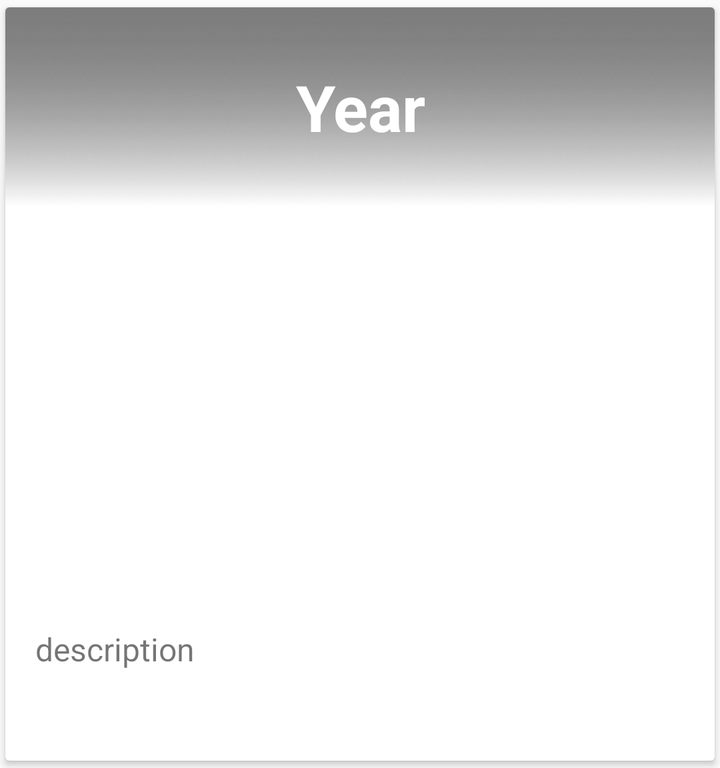
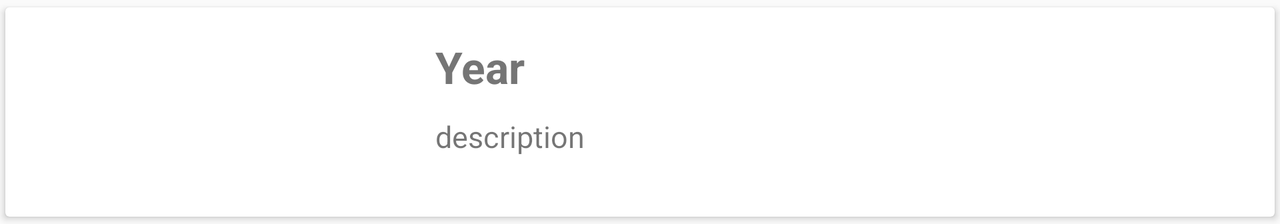

First picture: res/layout/ on a phone held upright. Second picture: the repository's own variant of that layout, on a device whose configuration matches the variant's folder. Source for both follows.
<!-- AndroidManifest.xml: application theme AppTheme -->
<!-- res/layout/history_item.xml -->
<?xml version="1.0" encoding="utf-8"?>
<android.support.v7.widget.CardView
    xmlns:android="http://schemas.android.com/apk/res/android"
    xmlns:app="http://schemas.android.com/apk/res-auto"
    android:id="@+id/eventCard"
    android:layout_width="match_parent"
    android:layout_height="wrap_content"
    android:layout_gravity="bottom"
    app:cardUseCompatPadding="true"
    app:cardCornerRadius="2dp">

    <android.support.constraint.ConstraintLayout
        android:layout_width="match_parent"
        android:layout_height="match_parent">

        <ScrollView
            android:layout_width="match_parent"
            android:layout_height="match_parent"
            app:layout_constraintTop_toTopOf="parent">

            <RelativeLayout
                android:layout_width="wrap_content"
                android:layout_height="wrap_content">

                <ImageView
                    android:id="@+id/eventImage"
                    android:layout_width="match_parent"
                    android:layout_height="300dp"
                    android:src="@drawable/ico"
                    android:layout_alignParentTop="true"/>

                <TextView
                    android:id="@+id/descTextView"
                    android:layout_width="match_parent"
                    android:layout_marginLeft="15dp"
                    android:layout_marginRight="15dp"
                    android:layout_marginTop="10dp"
                    android:layout_marginBottom="15dp"
                    android:layout_height="wrap_content"
                    android:text="description"
                    android:textSize="16sp"
                    android:layout_below="@+id/eventImage"/>

                <TextView
                    android:layout_width="match_parent"
                    android:layout_height="30dp"
                    android:layout_below="@+id/descTextView"/>

            </RelativeLayout>

        </ScrollView>

        <TextView
            android:id="@+id/yearTextView"
            android:layout_width="match_parent"
            android:layout_height="wrap_content"
            android:text="Year"
            android:gravity="center"
            android:textStyle="bold"
            android:textColor="@color/colorPrimary"
            android:textSize="32sp"
            android:background="@drawable/yeartextback"
            app:layout_constraintTop_toTopOf="parent"
            android:alpha="0.95"/>

        <TextView
            android:id="@+id/typeTextView"
            android:layout_width="match_parent"
            android:gravity="center"
            android:textSize="16sp"
            android:textStyle="italic"
            android:layout_height="40dp"
            android:textColor="@color/colorPrimary"
            app:layout_constraintBottom_toBottomOf="parent"/>

    </android.support.constraint.ConstraintLayout>

</android.support.v7.widget.CardView>
<!-- resources referenced by this layout -->
<resources>
  <color name="colorPrimary">#FFFFFF</color>
  <!-- drawable yeartextback: png bitmap (drawable, 5028 bytes) -->
  <!-- from res/values-v23/ -->
  <style name="AppTheme" parent="Theme.AppCompat.Light.NoActionBar">
          <item name="colorPrimary">@color/colorPrimary</item>
          <item name="android:windowLightStatusBar">true</item>
      </style>
</resources>
<!-- res/layout-land/history_item.xml (the repository's variant of the layout above) -->
<!-- drawn on the phone turned sideways -->
<?xml version="1.0" encoding="utf-8"?>
<android.support.v7.widget.CardView
    xmlns:android="http://schemas.android.com/apk/res/android"
    xmlns:app="http://schemas.android.com/apk/res-auto"
    android:id="@+id/eventCard"
    android:layout_width="match_parent"
    android:layout_height="wrap_content"
    android:layout_gravity="bottom"
    app:cardUseCompatPadding="true"
    app:cardCornerRadius="2dp">

    <android.support.constraint.ConstraintLayout
        android:layout_width="match_parent"
        android:layout_height="match_parent">

        <ImageView
            android:id="@+id/eventImage"
            android:layout_width="200dp"
            android:layout_height="match_parent"
            android:src="@drawable/ico"
            app:layout_constraintBottom_toBottomOf="parent"
            app:layout_constraintStart_toStartOf="parent"
            app:layout_constraintTop_toTopOf="parent"/>

        <ScrollView
            android:id="@+id/eventDetail"
            android:layout_width="0dp"
            android:layout_height="match_parent"
            app:layout_constraintTop_toTopOf="parent"
            app:layout_constraintStart_toEndOf="@+id/eventImage"
            app:layout_constraintEnd_toEndOf="parent">

            <RelativeLayout
                android:layout_width="wrap_content"
                android:layout_height="wrap_content">

                <TextView
                    android:id="@+id/yearTextView"
                    android:layout_width="wrap_content"
                    android:layout_height="wrap_content"
                    android:layout_alignParentStart="true"
                    android:layout_alignParentLeft="true"
                    android:layout_alignParentTop="true"
                    android:layout_marginStart="15dp"
                    android:layout_marginLeft="15dp"
                    android:layout_marginTop="15dp"
                    android:text="Year"
                    android:textColor="@color/colorSecondary"
                    android:textSize="22sp"
                    android:textStyle="bold" />

                <TextView
                    android:id="@+id/descTextView"
                    android:layout_width="wrap_content"
                    android:layout_height="wrap_content"
                    android:layout_below="@+id/yearTextView"
                    android:layout_marginLeft="15dp"
                    android:layout_marginTop="10dp"
                    android:layout_marginRight="15dp"
                    android:layout_marginBottom="15dp"
                    android:text="description"
                    android:textSize="15sp" />

                <TextView
                    android:layout_width="wrap_content"
                    android:layout_height="15dp"
                    android:layout_below="@+id/descTextView" />

            </RelativeLayout>

        </ScrollView>

        <TextView
            android:id="@+id/typeTextView"
            android:layout_width="match_parent"
            android:layout_height="20dp"
            android:gravity="center"
            android:textSize="12sp"
            android:textStyle="italic"
            android:textColor="@color/colorPrimary"
            app:layout_constraintBottom_toBottomOf="parent"/>

    </android.support.constraint.ConstraintLayout>

</android.support.v7.widget.CardView>
<!-- resources referenced by the variant -->
<!-- as the phone turned sideways resolves them -->
<resources>
  <color name="colorPrimary">#FFFFFF</color>
  <color name="colorSecondary">#757575</color>
  <!-- from res/values-v23/ -->
  <style name="AppTheme" parent="Theme.AppCompat.Light.NoActionBar">
          <item name="colorPrimary">@color/colorPrimary</item>
          <item name="android:windowLightStatusBar">true</item>
      </style>
</resources>
